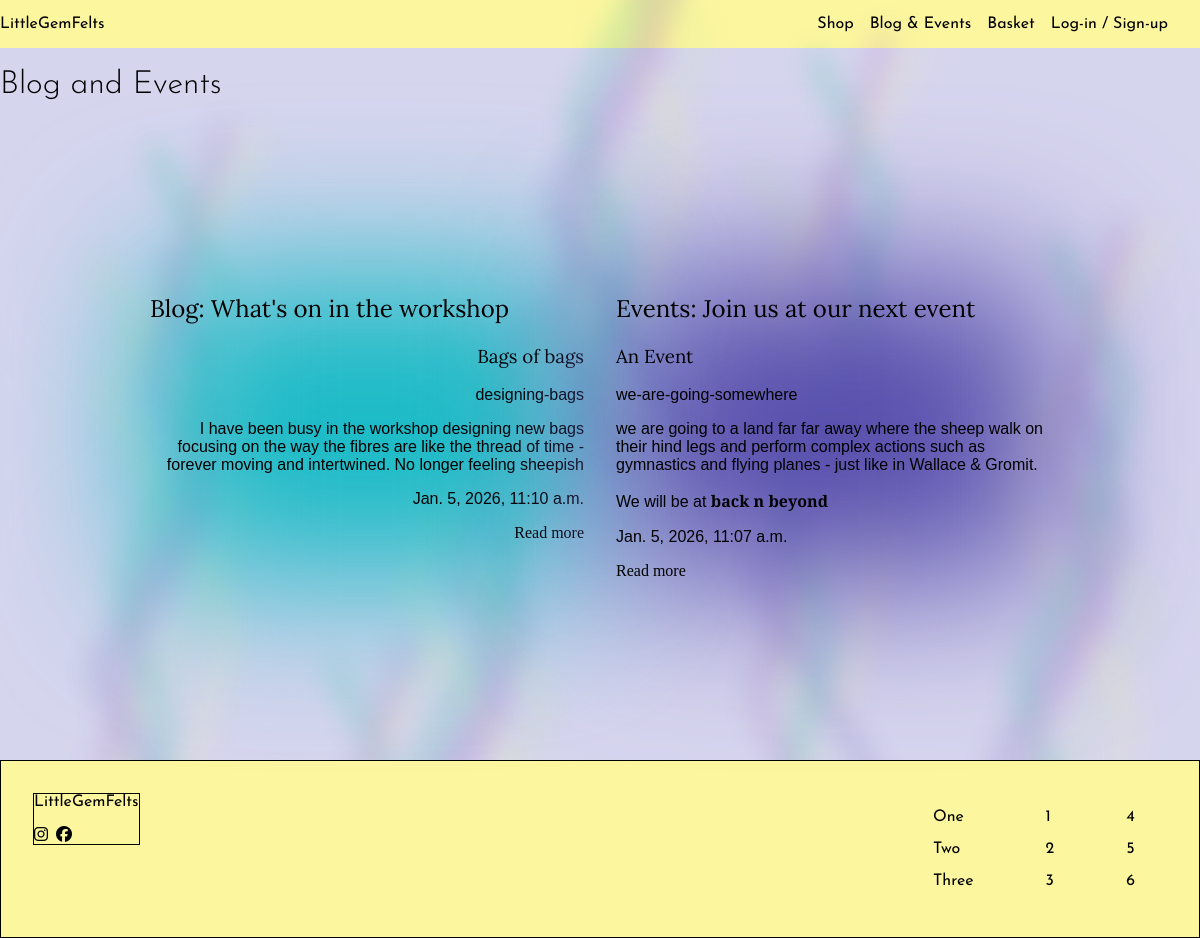
Screenshot of /blog/ with the database file from the repository.
### blog/models.py (models this page shows, shortened)
class Post(models.Model):
    title = models.CharField(max_length=200, unique=True)
    slug = models.SlugField(max_length=200, unique=True)
    author = models.ForeignKey(User, on_delete=models.CASCADE, related_name="blog_posts")
    content = models.TextField()
    img = models.ImageField(blank=True ,upload_to=None, height_field=None, width_field=None, max_length=None)
    start_date = models.DateTimeField(auto_now=False, auto_now_add=False)
    end_date = models.DateTimeField(auto_now=False, auto_now_add=False)
    location = models.CharField(max_length=200)
    is_event = models.BooleanField(default=False)
    allow_comments = models.BooleanField(default=False)
    date_created = models.DateTimeField(auto_now_add=True)
    date_updated = models.DateTimeField(auto_now=True)
    publish = models.BooleanField(default=False)
    class Meta:
        ordering = ['date_created']

### blog/views.py (the view)
# urls.py: path('', views.blog_list, name='blog_list'),
def blog_list(request):
    posts = Post.objects.filter(publish=True).order_by('date_created')
    return render(request, 'blog/blog_list.html', {'posts': posts})

### basket/contexts.py (called while the page is built, shortened)
def basket_contents(request):
    basket_items=[]
    product_count = 0
    total = Decimal('0.00')
    delivery = Decimal('0.00')
    basket = request.session.get('basket', {}) # needs to fetch the items from the basket when implemented
    grand_total = total + delivery
    return {
        'basket_items': basket_items,
        'product_count': product_count,
        'total': total.quantize(Decimal('0.01')),
        'delivery': delivery.quantize(Decimal('0.01')),
        'grand_total': grand_total.quantize(Decimal('0.01')),
    }

### blog/templates/blog/blog_list.html (shortened to what this page needs)
{% extends "layout.html" %}
{% load static %}
{% block extra_css %}
<link rel="stylesheet" href="{% static 'css/index.css' %}">
{% endblock extra_css %}
{% block titles %}
<h1>Blog and Events</h1>
<div class="large-space"></div>
{% endblock titles %}
{% block blogAndEvents %}
<section class="blog-and-events-section">
  <div class="blog-event-container">
    <div class="blog-container">
      <h2>Blog: What's on in the workshop</h2>
      {% for post in posts %}
        {% if post.is_event != True %}
            <div class="blog-item">
                <h3>{{post.title}}</h3>
                <p>{{post.slug}}</p>
                <p>{{post.content}}</p>
                <p>{{post.date_created}}</p>
                <wa-button size='small'class="blog-btn" pill href="{% url 'blog:blog_details' post.slug %}">Read more</wa-button>
            </div>
        {% endif %}
      {% endfor %}
    </div>
    <div class="event-container">
      <h2>Events: Join us at our next event</h2>
      {% for post in posts %}
        {% if post.is_event == True %}
            <div class="event-item">
                <h3>{{post.title}}</h3>
                <p>{{post.slug}}</p>
                <p>{{post.content}}</p>
                <p>We will be at <strong>{{post.location}}</strong></p>
                <p>{{post.date_created}}</p>
                <wa-button size='small'class="event-btn" pill href="{% url 'blog:blog_details' post.slug %}">Read more</wa-button>
            </div>
        {% endif %}
      {% endfor %}
    </div>
  </div>
</section>
{% endblock blogAndEvents %}

### static/css/base.css (style rules this page uses)
:root { --title-font: "josefin sans", sans-serif; --heading-font: "Lora", sans-serif; --content-font: "cormorant", sans-serif; --amethyst-c1: #a560b2; --violet-twilight-c2: #564dac; --light-gold-c3: #fcf69f; --lavender-c4: #d6d5ee; --ash-grey-c5: #a3c4bc; --tropical-teal-c6: #16bac5; }
html, body { width: 100%; margin: 0; }
body { display: flex; flex-direction: column; background-color: #d6d5ee; }
h1 { font-family: var(--title-font); font-weight: 300; }
h2, h3, h4, h5, h6 { font-family: var(--heading-font); font-weight: 300; }
p { font-family: var(--content-font); }
section { max-width: 900px; margin: 0 auto clamp(2rem, 15vw, 20rem); }
.large-space { height: 150px; }

### static/css/index.css (style rules this page uses)
:root { --title-font:"josefin sans", sans-serif; --heading-font:"Lora", sans-serif; --content-font:"cormorant", sans-serif; --amethyst-c1:#a560b2; --violet-twilight-c2:#564dac; --light-gold-c3:#fcf69f; --lavender-c4:#d6d5ee; --ash-grey-c5:#A3C4BC; --tropical-teal-c6:#16BAC5; }
.blog-event-container { display: grid; grid-template-columns: 1fr 1fr; gap: 2rem; }
.blog-container { grid-column: 1; background-color: transparent; position: relative; z-index: 1; }
.blog-container::before { background: var(--tropical-teal-c6); filter: blur(5rem); content: ""; inset: 0; z-index: -1; position: absolute; }
.event-container { grid-column:2; background-color: transparent; position: relative; z-index: 1; }
.event-container::before { grid-column:2; background-color: var(--violet-twilight-c2); filter: blur(5rem); content: ""; inset: 0; z-index: -1; position: absolute; }
.blog-item { text-align: right; }
.event-item { text-align: left; }

### rows the page displays
Post: title "Bags of bags", slug "designing-bags", content "I have been busy in the workshop designing new bags focusing on the way the fibres are like the thread of time - forever moving and intertwined. No longer feeling sheepish", date_created "Jan. 5, 2026, 11:10 a.m."
Post: title "An Event", slug "we-are-going-somewhere", content "we are going to a land far far away where the sheep walk on their hind legs and perform complex actions such as gymnastics and flying planes - just like in Wallace & Gromit.", location "back n beyond", date_created "Jan. 5, 2026, 11:07 a.m."
